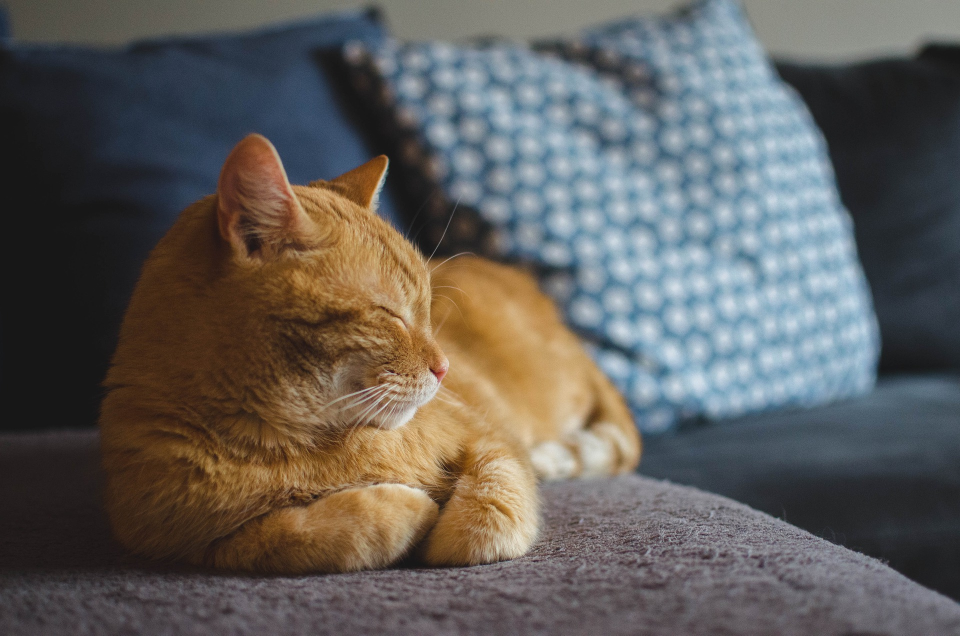
#> input picture Computer-Vision/opencv-course/images/cat.jpg, 1920 x 1271 px (shown at 1/2 size)
$ python transformation.py
#> lines starting #> are read from the running program, lines starting #| are printed output that depends on the picture
#> further down, img is the input picture: shape (1271, 1920, 3); mean B, G, R 90.8, 94.1, 97
import cv2 as cv
import numpy as np


# -x ==> Left
# -y ==> Up
# x ==> Right
# y ==> Down

def translate(img, x, y):
#> called with x = 200, y = 200
    transMat = np.float32([[1, 0, x], [0, 1, y]])
    dimensions = (img.shape[1], img.shape[0])
#> dimensions = (1920, 1271)
    return cv.warpAffine(img, transMat, dimensions)
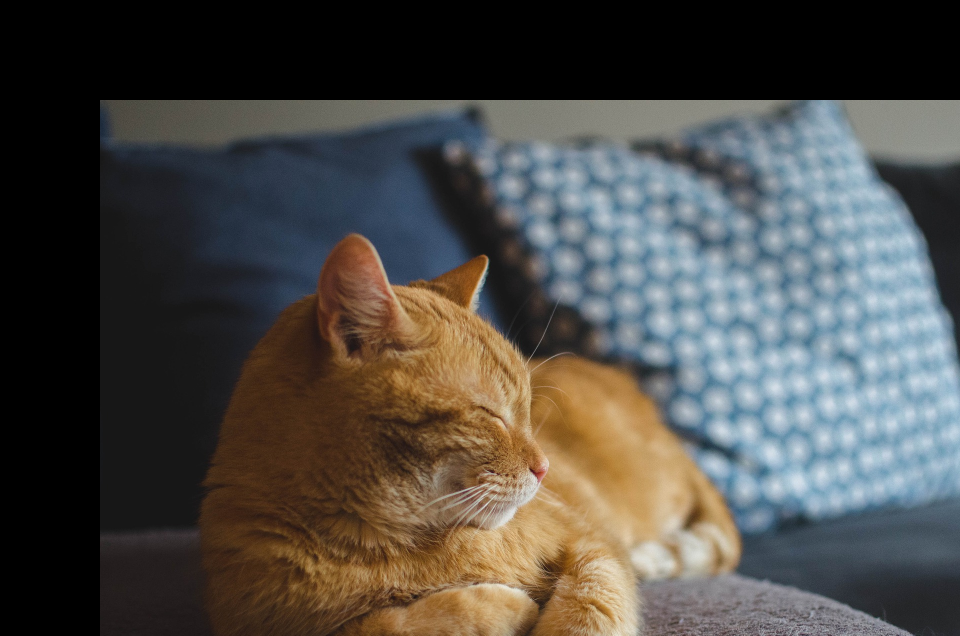
#> returned value: shape (1271, 1920, 3) (shown at 1/2 size); mean of channels 0, 1, 2 71.9, 75.9, 78.1; drawn as B, G, R


def rotate(img, angle, rotPoint=None):
#> called with angle = 45
    (height, width) = img.shape[:2]
#> height = 1271; width = 1920
    if rotPoint is None:
        rotPoint = (width // 2, height // 2)
#> rotPoint = (960, 635)

    rotMat = cv.getRotationMatrix2D(rotPoint, angle, 1.0)
    dimension = (width, height)
#> dimension = (1920, 1271)

    return cv.warpAffine(img, rotMat, dimension)
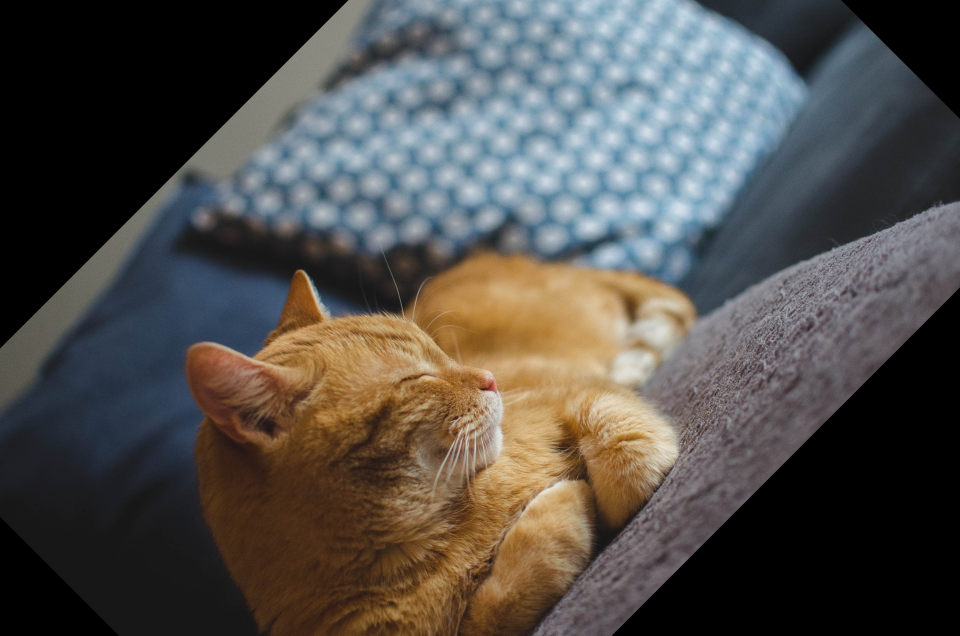
#> returned value: shape (1271, 1920, 3) (shown at 1/2 size); mean of channels 0, 1, 2 75, 78.6, 81.5; drawn as B, G, R


if __name__ == '__main__':
    img = cv.imread('images/cat.jpg')
    cv.imshow('Cat', img)

    translate = translate(img, 200, 200)
    cv.imshow('Translate', translate)

    rotated = rotate(img, 45)
    cv.imshow('Rotated', rotated)

    cropped = img[200:400, 300:400]
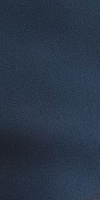
#> cropped: shape (200, 100, 3); mean B, G, R 71.7, 54.2, 41.8
    cv.imshow('Cropped', cropped)

    cv.waitKey(0)

$ run again, with Computer-Vision/opencv-course/images/grouppeople.jpeg copied over Computer-Vision/opencv-course/images/cat.jpg
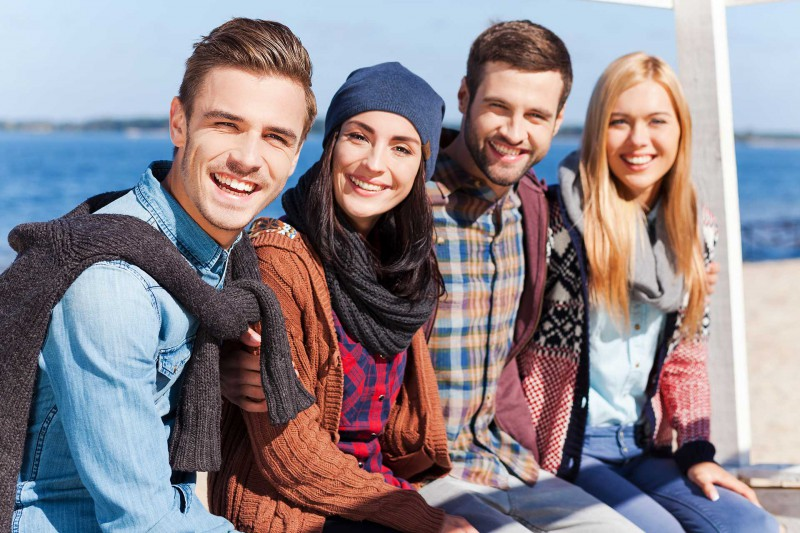
#> input picture Computer-Vision/opencv-course/images/grouppeople.jpeg, 800 x 533 px
#> img is the input picture: shape (533, 800, 3); mean B, G, R 139.7, 132.6, 141.4
#> in rotate, `return cv.warpAffine(img, rotMat, dimension)`:
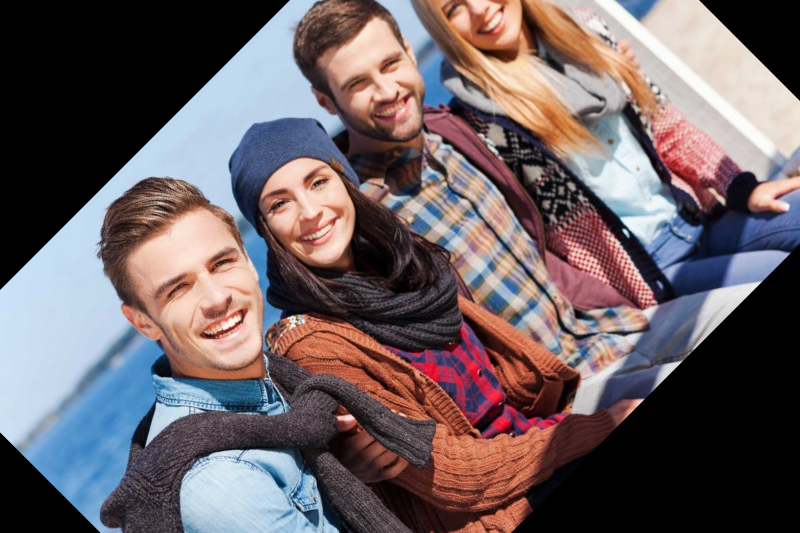
#> returned value: shape (533, 800, 3); mean of channels 0, 1, 2 99.9, 96.5, 108.6; drawn as B, G, R
#> `cropped = img[200:400, 300:400]`:
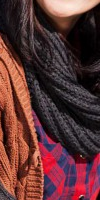
#> cropped: shape (200, 100, 3); mean B, G, R 52.2, 51.7, 92.4
